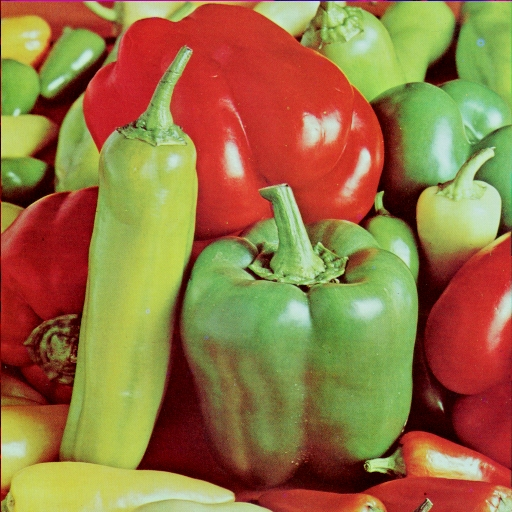
#> input picture TP3/Aula_3_files/peppers.jpg, 512 x 512 px
$ jupyter execute --allow-errors aula3_peppers.ipynb
#> lines starting #> are read from the running program, lines starting #| are printed output that depends on the picture; after the words box and inside, x2 and y2 are one past the last pixel; in counts of white or black regions, pixels touching at a corner belong together
### TP3/python_files/ImageSegmentation.py

import cv2 as cv
import numpy as np
from matplotlib import pyplot as plt
import python_files.imageForms as iF

#DLL TO CALL C#
import sys
import clr
#DLL import
sys.path.append("python_files\GPL_LIB")
clr.AddReference('GPL_lib') #pip install pythonnet
#> (this line was passed over: clr is not available in this run)
from GPL_lib import GPL_lib


def GetConnectedComponents(img):
    """
    Connected Components segmentation
    :param img: input image (BGR)
    :return: outputs image with contours
    """
    # prepare image for CC
    imgGray = cv.cvtColor(img, cv.COLOR_BGR2GRAY)
    retVal,img_thresh = cv.threshold(imgGray,0,255,cv.THRESH_OTSU+cv.THRESH_BINARY)

    #CC
    retVal, labels = cv.connectedComponents(img_thresh)

    labels_uint8 = np.uint8(labels+1)

    # Find contours
    contours, hierarchy = cv.findContours(img_thresh, cv.RETR_TREE, cv.CHAIN_APPROX_SIMPLE)
    # Draw contours
    for i in range(len(contours)):
        color = (0,0,0)
        cv.drawContours(labels_uint8, contours, i, color, 1, cv.LINE_8, hierarchy, 0)

    return labels_uint8

# [18 lines left out: function GetWatershedFromMarks, not called in this run]

def GetWatershedByImmersion(img):
    """
    Watershed by Immersion from minimum values
    :param image: input image (BGR)
    :return: segmented image
    """
    from python_files.Watershed import Watershed

    w = Watershed()
    #expects gray scale image
    imgGray = cv.cvtColor(255-img, cv.COLOR_BGR2GRAY)
    labels = w.apply(imgGray)

    return labels

# [12 lines left out: function GPLSegmentation, not called in this run]

def Kmeans_Clustering(image, k):
    """
    Apply opencv kmeans clustering
    :param image: input image (BGR)
    :param k: number of clusters
    :return: segmented image
    """

    # reshape the image to a 2D array of pixels and 3 color values (RGB)
    pixel_values = image.reshape((-1, 3))
    # convert to float
    pixel_values = np.float32(pixel_values)

    # define stopping criteria
    criteria = (cv.TERM_CRITERIA_EPS + cv.TERM_CRITERIA_MAX_ITER, 100, 0.2)

    # apply Kmeans  with 10 attemps. The attempt with best compactness is returned
    _, labels, (centers) = cv.kmeans(pixel_values, k, None, criteria, 10, cv.KMEANS_RANDOM_CENTERS)

    # convert back to 8 bit values
    centers = np.uint8(centers)

    # flatten the labels array
    labels = labels.flatten()

    # convert all pixels to the color of the centroids
    segmented_image = centers[labels]

    # reshape back to the original image dimension
    segmented_image = segmented_image.reshape(image.shape)

    return segmented_image

### TP3/aula3_peppers.ipynb
[cell 1]
from python_files.ImageSegmentation import GetConnectedComponents, Kmeans_Clustering, GetWatershedByImmersion, GetWatershedFromMarks
import matplotlib.pyplot as plt
import cv2 as cv

[cell 2]
img_orig = cv.imread("Aula_3_files/peppers.jpg")
#> img_orig is the input picture: shape (512, 512, 3); mean B, G, R 66.7, 115.6, 149.8
img_orig = cv.cvtColor(img_orig, cv.COLOR_BGR2RGB)

img = img_orig.copy()
processed = GetConnectedComponents(img)
#> in GetConnectedComponents, `imgGray = cv.cvtColor(img, cv.COLOR_BGR2GRAY)`:
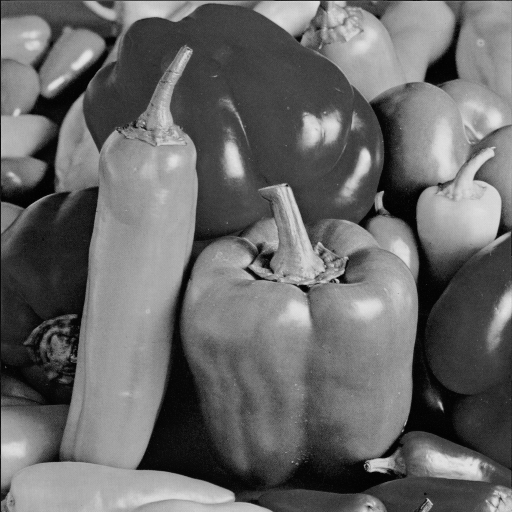
#> imgGray: shape (512, 512); min 1, max 230, mean 104.9
#> in GetConnectedComponents, `retVal,img_thresh = cv.threshold(imgGray,0,255,cv.THRESH_OTSU+cv.THRES..`:
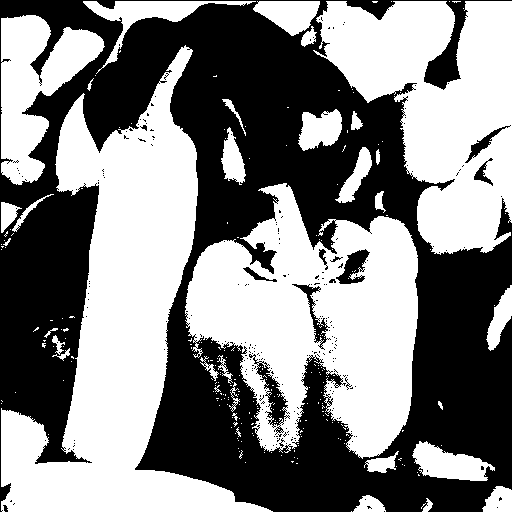
#> img_thresh: shape (512, 512); 51.7% white; 248 black regions (235 under 20 px)
#> in GetConnectedComponents, `retVal,img_thresh = cv.threshold(imgGray,0,255,cv.THRESH_OTSU+cv.THRES..`: retVal = 103
#> in GetConnectedComponents, `retVal, labels = cv.connectedComponents(img_thresh)`:
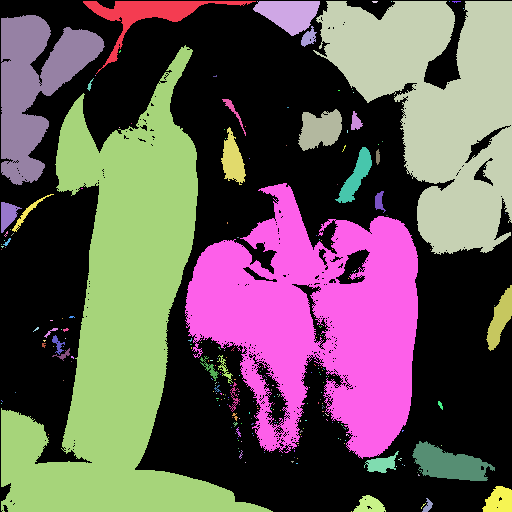
#> labels: shape (512, 512) int32; 246 distinct labels, from 0 to 245; one colour per label, 0 black
#> in GetConnectedComponents, `retVal, labels = cv.connectedComponents(img_thresh)`: retVal = 246
#> in GetConnectedComponents, `labels_uint8 = np.uint8(labels+1)`:
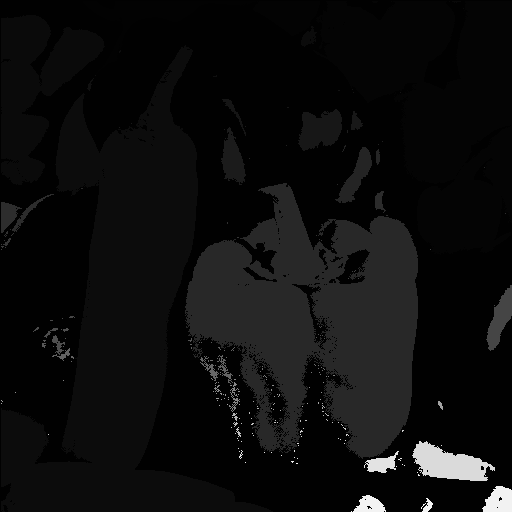
#> labels_uint8: shape (512, 512); min 1, max 246, mean 13.1
#> in GetConnectedComponents, `contours, hierarchy = cv.findContours(img_thresh, cv.RETR_TREE, cv.CHA..`: contours = 914 contours, 873 with area under 20; largest, box (x1, y1, x2, y2) and area: (1, 45, 273, 512) 46412, (185, 183, 418, 459) 38971, (313, 1, 512, 255) 29340, (1, 15, 105, 185) 8481, (83, 1, 256, 74) 2049
#> after the loop in GetConnectedComponents, `for i in range(len(contours)):`:
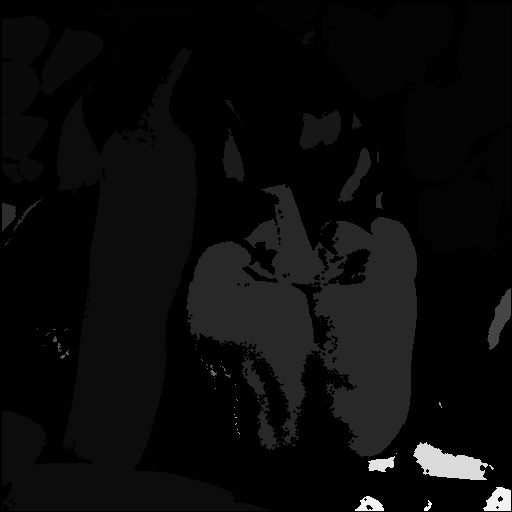
#> labels_uint8: shape (512, 512); 4.31% of pixels changed, all inside (x1, y1, x2, y2) = (1, 1, 512, 512)

img[processed == 0] = [0, 0, 255]
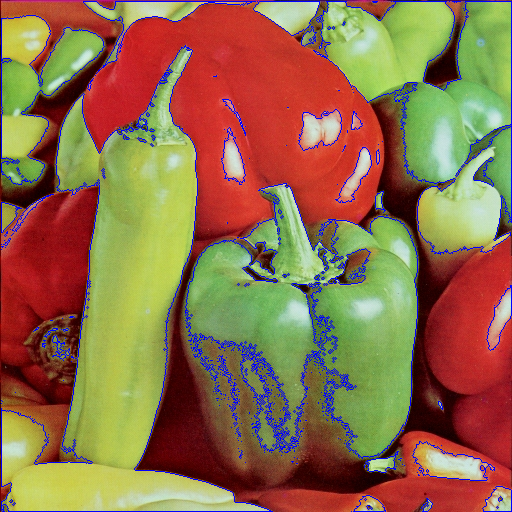
#> img: shape (512, 512, 3); mean R, G, B 143.4, 109.6, 74.2

plt.subplot(1, 2, 1)
plt.imshow(img)
plt.axis('off')
plt.subplot(1, 2, 2)
plt.imshow(processed, cmap="gray")
plt.axis('off')
plt.show()

[cell 3]
kmeans_processed = Kmeans_Clustering(img_orig, 3)
#> in Kmeans_Clustering, `criteria = (cv.TERM_CRITERIA_EPS + cv.TERM_CRITERIA_MAX_ITER, 100, 0.2)`: criteria = (3, 100, 0.2)
#> in Kmeans_Clustering, `_, labels, (centers) = cv.kmeans(pixel_values, k, None, criteria, 10, ..`: centers = [[176.5, 54.38, 41.62], [154.1, 181.2, 97.76], [77.4, 19.46, 12.48]]
#> in Kmeans_Clustering, `centers = np.uint8(centers)`: centers = [[176, 54, 41], [154, 181, 97], [77, 19, 12]]
#> in Kmeans_Clustering, `segmented_image = segmented_image.reshape(image.shape)`:
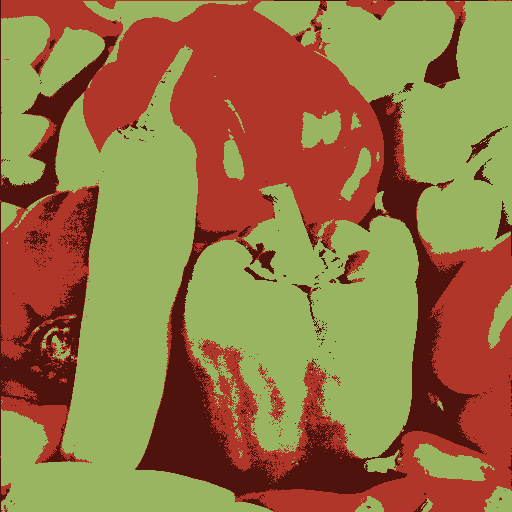
#> segmented_image: shape (512, 512, 3); mean R, G, B 149.5, 115.4, 66

plt.subplot(1, 2, 1)
plt.imshow(img_orig)
plt.axis('off')
plt.subplot(1, 2, 2)
plt.imshow(kmeans_processed, cmap="gray")
plt.axis('off')
plt.show()

[cell 4]
img_inv = cv.bitwise_not(img_orig)
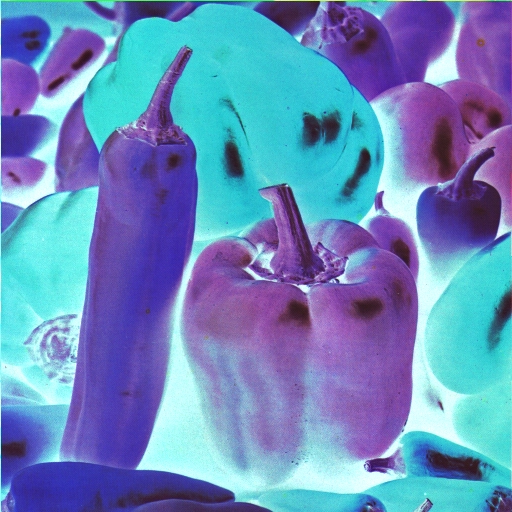
#> img_inv: shape (512, 512, 3); mean R, G, B 105.2, 139.4, 188.3
marks = cv.imread("Aula_3_files/peppers.jpg.mask.bmp")
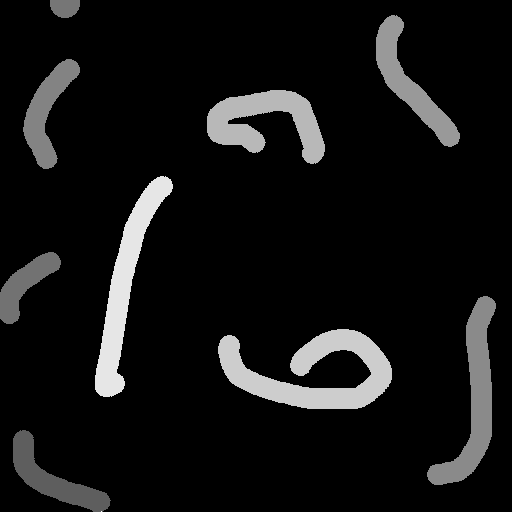
#> input picture TP3/Aula_3_files/peppers.jpg.mask.bmp, 512 x 512 px
#> marks is the input picture: shape (512, 512, 3); min 0, max 255, mean 20


#> (the rest of this cell did not finish here and is left out)
